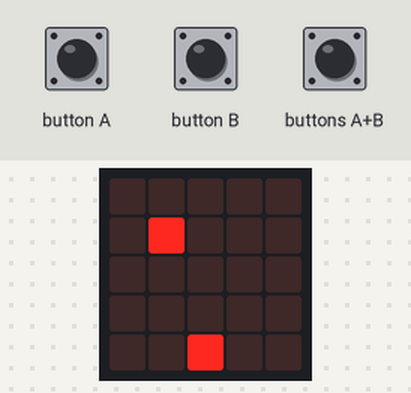
This program was run on a simulated BBC micro:bit (MakeCode). On the bench: the board's 5×5 LED display. The test bench sets the inputs (shaded band). Random numbers come from a fixed seed; the short countdown, score and lost-life animations are approximate.

Above: at 1.6 s.
1.7 s: button B pressed for 0.15 s
At 2.5 s:
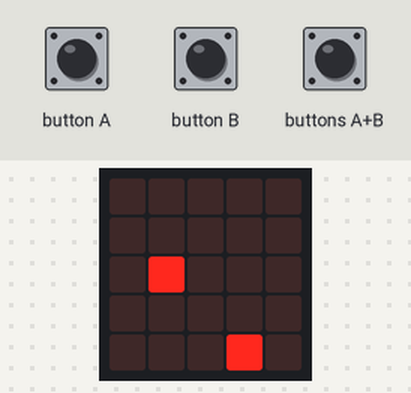
4.8 s: button A pressed for 0.15 s
At 5.46 s:
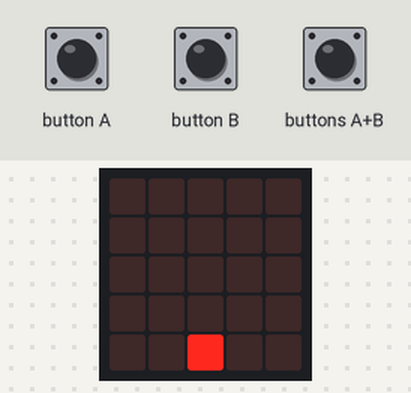
5.5 s: buttons A+B pressed for 0.15 s
At 7.5 s:
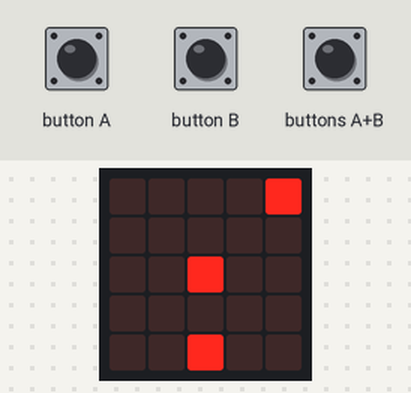
8.6 s: button A pressed for 0.15 s
At 9.3 s:
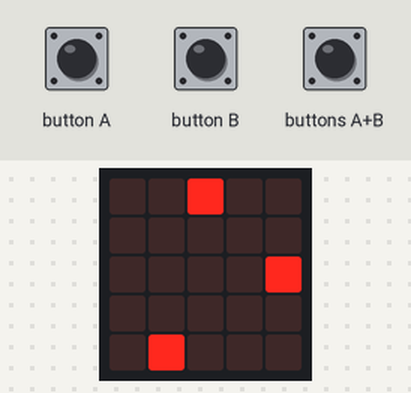
11.7 s: button B pressed for 0.15 s
At 12.3 s:
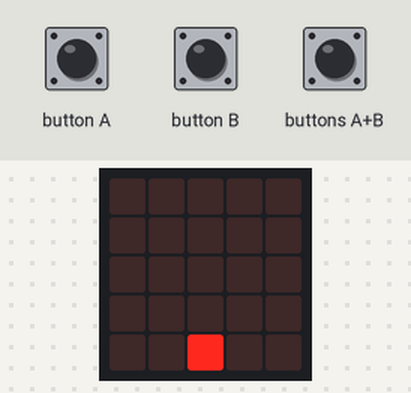
12.4 s: buttons A+B pressed for 1 s
At 14.2 s:
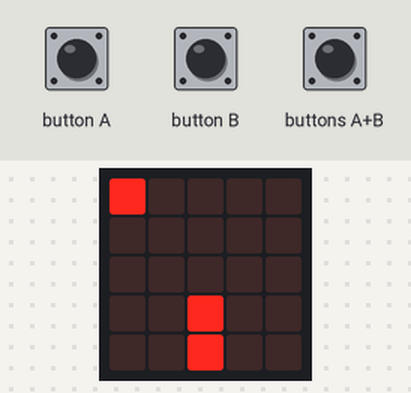
Timing chart, 0 to 15.7 s (numbered marks = the images above; inputs shaded):
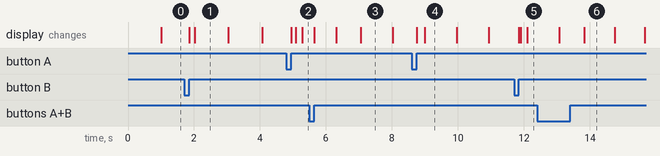

The program:

main.ts
```typescript
input.onButtonPressed(Button.A, function () {
    if (gun.get(LedSpriteProperty.X) > 0) {
        gun.change(LedSpriteProperty.X, -1)
    }
})
input.onButtonPressed(Button.B, function () {
    if (gun.get(LedSpriteProperty.X) < 4) {
        gun.change(LedSpriteProperty.X, 1)
    }
})
input.onButtonPressed(Button.AB, function () {
    if (shot == 0) {
        shot = 1
        missile = game.createSprite(gun.get(LedSpriteProperty.X), 3)
        missile.turn(Direction.Left, 90)
    }
})
let missile: game.LedSprite = null
let shot = 0
let gun: game.LedSprite = null
gun = game.createSprite(2, 4)
let attack = 1
let enemy = game.createSprite(Math.randomRange(0, 4), 0)
enemy.turn(Direction.Right, 90)
shot = 0
let pace = 1000
let level = 1
basic.forever(function () {
    basic.pause(pace)
    if (shot == 1) {
        if (missile.get(LedSpriteProperty.Y) == 0) {
            shot = 0
            missile.delete()
        } else {
            if (missile.isTouching(enemy)) {
                game.addScore(5)
                shot = 0
                missile.delete()
                attack = 0
                enemy.delete()
                basic.pause(200)
            }
            missile.move(1)
            if (missile.isTouching(enemy)) {
                game.addScore(5)
                shot = 0
                missile.delete()
                attack = 0
                enemy.delete()
                basic.pause(200)
            }
        }
    }
    if (attack == 1) {
        if (enemy.isTouching(gun)) {
            game.gameOver()
        } else {
            if (enemy.get(LedSpriteProperty.Y) == 4) {
                game.addScore(1)
                basic.pause(200)
                enemy.delete()
                attack = 0
            }
            enemy.move(1)
        }
    } else {
        attack = 1
        enemy = game.createSprite(Math.randomRange(0, 4), 0)
        enemy.turn(Direction.Right, 90)
        if (pace > 150) {
            pace += -50
            level += 1
            basic.showNumber(level)
        }
    }
})
```

test.ts
```typescript
// tests go here; this will not be compiled when this package is used as a library
```

Measured:
- what the display in image 1 shows lasts 1.0 s, from 2.0 s to 3.0 s
- what the display in image 6 shows lasts 0.9 s, from 13.8 s to 14.7 s
